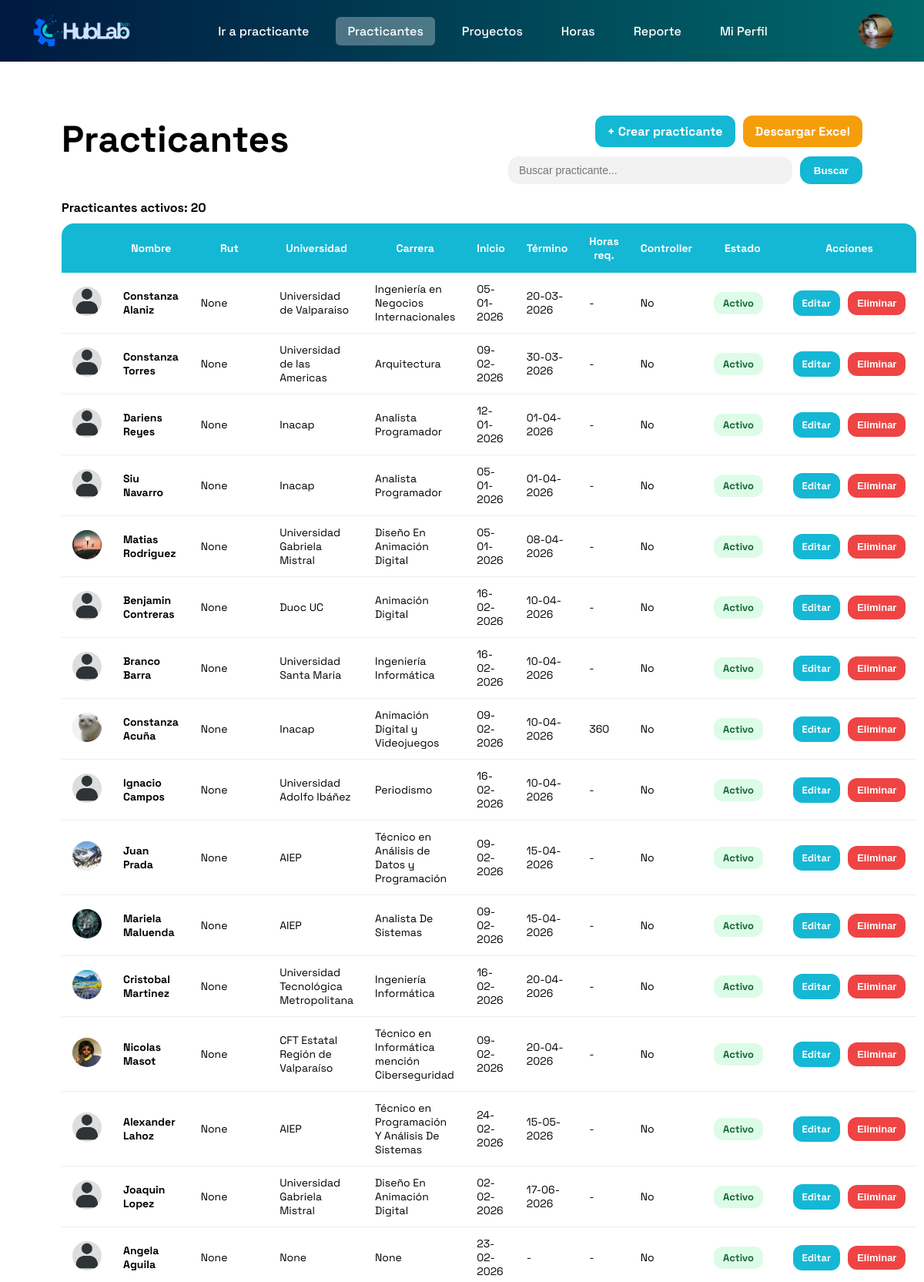
Screenshot of /panel/practicantes/ (signed in, upper part) with the database file from the repository.
### core/models.py (models this page shows, shortened)
class Practicante(models.Model):
    id = models.UUIDField(primary_key=True, default=uuid.uuid4, editable=False)
    user = models.OneToOneField(User, on_delete=models.CASCADE)
    rut = models.CharField(max_length=12, unique=True, null=True, blank=True)
    universidad = models.CharField(max_length=255, null=True, blank=True)
    carrera = models.CharField(max_length=255, null=True, blank=True)
    fecha_nacimiento = models.DateField(blank=True, null=True)
    fecha_inicio_practica = models.DateField(null=True, blank=True)
    fecha_termino_practica = models.DateField(null=True, blank=True)
    horas_requeridas = models.IntegerField(null=True, blank=True)
    celular = models.CharField(max_length=15, blank=True, null=True)
    es_controller = models.BooleanField(default=False)
    activo = models.BooleanField(default=True)
    foto_perfil = models.ImageField(upload_to="perfiles/", null=True, blank=True)
    fecha_creacion = models.DateTimeField(auto_now_add=True)

### core/views.py (the view, shortened to what this page needs)
# urls.py: path("panel/practicantes/", admin_practicantes, name="admin_practicantes"),
@staff_member_required
def admin_practicantes(request):
    q = (request.GET.get("q") or "").strip()
    hoy = timezone.localdate()
    Practicante.objects.filter(
        activo=True,
        fecha_termino_practica__isnull=False,
        fecha_termino_practica__lte=hoy
    ).update(activo=False)
    practicantes_qs = Practicante.objects.select_related("user").filter(
        user__is_superuser=False,
    )
    practicantes = (
        practicantes_qs
        .annotate(
            orden_activo=Case(
                When(activo=True, then=Value(0)),
                default=Value(1),
                output_field=IntegerField(),
            ),
            orden_sin_fecha=Case(
                When(fecha_termino_practica__isnull=True, then=Value(1)),
                default=Value(0),
                output_field=IntegerField(),
            ),
        )
        .order_by("orden_activo", "orden_sin_fecha", "fecha_termino_practica", "user__first_name", "user__last_name")
    )
    total_activos = practicantes.filter(activo=True).count()
    return render(request, "admin_practicantes.html", {
        "practicantes": practicantes,
        "total_activos": total_activos,
    })

### core/context_processors.py (called while the page is built)
def _get_practicante(request):
    if not request.user.is_authenticated or request.user.is_superuser:
        return None
    return Practicante.objects.filter(user=request.user).first()

def navbar_avatar(request):
    avatar_url = None
    if request.user.is_authenticated:
        if request.user.is_superuser:
            perfil = _get_perfil_admin(request)
            if perfil and getattr(perfil, "foto_perfil", None):
                avatar_url = perfil.foto_perfil.url
        else:
            pract = _get_practicante(request)
            if pract and getattr(pract, "foto_perfil", None):
                avatar_url = pract.foto_perfil.url
    return {"navbar_avatar_url": avatar_url}

def es_controller(request):
    pract = _get_practicante(request)
    es_ctrl = bool(pract and pract.es_controller)
    return {"es_controller": es_ctrl}

def es_admin_path(request):
    path_actual = request.path or ""
    return {"es_admin_path": path_actual.startswith("/panel/")}

### core/templates/admin_practicantes.html (shortened to what this page needs)
{% extends "base.html" %}
{% load static %}
{% block content %}
<div class="wrap">
  <div class="header">
    <h1>Practicantes</h1>
    <div class="header-right">
      <div class="header-actions">
        <a href="{% url 'admin_practicante_crear' %}" class="btn">+ Crear practicante</a>
        <a href="{% url 'admin_practicantes_excel' %}?q={{ request.GET.q }}" class="btn btn-excel">
          Descargar Excel
        </a>
      </div>
      <form method="GET" class="search-box">
        <input
          type="text"
          name="q"
          placeholder="Buscar practicante..."
          value="{{ request.GET.q }}"
        >
        <button type="submit">Buscar</button>
      </form>
    </div>
  </div>
  <div style="margin-bottom:10px; font-weight:700;">
    Practicantes activos: {{ total_activos }}
  </div>
  <table class="table">
    <thead>
      <tr>
        <th></th>
        <th>Nombre</th>
        <th>Rut</th>
        <th>Universidad</th>
        <th>Carrera</th>
        <th>Inicio</th>
        <th>Término</th>
        <th>Horas req.</th>
        <th>Controller</th>
        <th>Estado</th>
        <th>Acciones</th>
      </tr>
    </thead>
    <tbody>
      {% for p in practicantes %}
      <tr>
        <td>
          {% if p.foto_perfil %}
            <img src="{{ p.foto_perfil.url }}" class="avatar" alt="avatar">
          {% else %}
            <img src="{% static 'images/default-avatar.png' %}" class="avatar" alt="avatar">
          {% endif %}
        </td>
        <td>
          <a href="{% url 'admin_practicante_perfil' p.user.id %}" style="text-decoration:none;color:inherit;font-weight:700;">
            {{ p.user.first_name }} {{ p.user.last_name }}
          </a>
        </td>
        <td>{{ p.rut }}</td>
        <td>{{ p.universidad }}</td>
        <td>{{ p.carrera }}</td>
        <td>
          {% if p.fecha_inicio_practica %}
            {{ p.fecha_inicio_practica|date:"d-m-Y" }}
          {% else %}-{% endif %}
        </td>
        <td>
          {% if p.fecha_termino_practica %}
            {{ p.fecha_termino_practica|date:"d-m-Y" }}
          {% else %}-{% endif %}
        </td>
        <td>{{ p.horas_requeridas|default:"-" }}</td>
        <td>
          {% if p.user.is_staff %}
            Sí
          {% else %}
            No
          {% endif %}
        </td>
        <td>
          {% if p.activo %}
            <span class="estado activo">Activo</span>
          {% else %}
            <span class="estado inactivo">Inactivo</span>
          {% endif %}
        </td>
        <td>
          <div class="row-actions">
            <a href="{% url 'admin_practicante_editar' p.user.id %}" class="btn-mini" style="background:#14b8d4;color:#fff;text-decoration:none;">
              Editar
            </a>
            <form method="POST" action="{% url 'admin_practicante_eliminar' p.user.id %}" style="margin:0;">
              <button type="submit"
                      class="btn-mini btn-del"
                      onclick="return confirm('¿Estás seguro que quieres eliminar este practicante? Esta opción eliminará todos los datos del practicante para siempre, incluyendo su registro de horas, participación en proyectos y reportes hechos. Te recomendamos marcarlo como inactivo en editar perfil si tiene mucha información.');">
                Eliminar
              </button>
            </form>
          </div>
        </td>
      </tr>
      {% empty %}
      <tr>
        <td colspan="10">No hay practicantes registrados.</td>
      </tr>
      {% endfor %}
    </tbody>
  </table>
</div>
{% endblock %}

### core/templates/base.html (style rules this page uses)
body { margin:0; font-family:'Space Grotesk', sans-serif; }

### core/templates/admin_practicantes.html (style rules this page uses)
.wrap { max-width:1200px; margin:0 auto; padding:30px 40px; }
.header { display:flex; justify-content:space-between; align-items:flex-start; gap:20px; margin-bottom:20px; }
.header h1 { margin:0; font-size:48px; }
.header-right { display:flex; flex-direction:column; align-items:flex-end; gap:12px; min-width:460px; }
.header-actions { display:flex; gap:10px; flex-wrap:wrap; justify-content:flex-end; }
.btn { background:#14b8d4; color:white; border:none; padding:10px 16px; border-radius:12px; font-weight:700; cursor:pointer; text-decoration:none; display:inline-block; white-space:nowrap; }
.btn-excel { background:#f59e0b; }
.search-box { display:flex; gap:10px; width:460px; }
.search-box input { flex:1; padding:10px 14px; border-radius:14px; border:none; background:#f2f2f2; font-size:14px; outline:none; }
.search-box button { background:#14b8d4; color:white; border:none; padding:10px 18px; border-radius:14px; font-weight:700; cursor:pointer; white-space:nowrap; }
.table { width:100%; border-collapse:separate; border-spacing:0; background:#fff; border-radius:16px; overflow:hidden; }
.table thead th { background:#14b8d4; color:#fff; font-weight:700; padding:14px 14px; font-size:14px; border-bottom:0; }
.table td { padding:12px 14px; text-align:left; border-bottom:1px solid #eee; font-size:14px; vertical-align:middle; }
.avatar { width:38px; height:38px; border-radius:50%; object-fit:cover; background:#ddd; }
.row-actions { display:flex; align-items:center; gap:10px; flex-wrap:nowrap; white-space:nowrap; }
.btn-mini { padding:8px 12px; border-radius:12px; border:none; font-size:13px; font-weight:700; cursor:pointer; white-space:nowrap; }
.btn-del { background:#ef4444; color:white; }
.estado { padding:6px 12px; border-radius:12px; font-weight:800; font-size:13px; display:inline-block; white-space:nowrap; }
.activo { background:#dcfce7; color:#166534; }

### rows the page displays
Practicante: user.first_name "Constanza", user.last_name "Alaniz", rut "None", universidad "Universidad de Valparaiso", carrera "Ingeniería en Negocios Internacionales", fecha_inicio_practica "05-01-2026", fecha_termino_practica "20-03-2026", horas_requeridas "-", activo "Activo"
Practicante: user.first_name "Constanza", user.last_name "Torres", rut "None", universidad "Universidad de las Americas", carrera "Arquitectura", fecha_inicio_practica "09-02-2026", fecha_termino_practica "30-03-2026", horas_requeridas "-", activo "Activo"
Practicante: user.first_name "Dariens", user.last_name "Reyes", rut "None", universidad "Inacap", carrera "Analista Programador", fecha_inicio_practica "12-01-2026", fecha_termino_practica "01-04-2026", horas_requeridas "-", activo "Activo"
Practicante: user.first_name "Siu", user.last_name "Navarro", rut "None", universidad "Inacap", carrera "Analista Programador", fecha_inicio_practica "05-01-2026", fecha_termino_practica "01-04-2026", horas_requeridas "-", activo "Activo"
Practicante: foto_perfil (picture), user.first_name "Matias", user.last_name "Rodriguez", rut "None", universidad "Universidad Gabriela Mistral", carrera "Diseño En Animación Digital", fecha_inicio_practica "05-01-2026", fecha_termino_practica "08-04-2026", horas_requeridas "-", activo "Activo"
Practicante: user.first_name "Benjamin", user.last_name "Contreras", rut "None", universidad "Duoc UC", carrera "Animación Digital", fecha_inicio_practica "16-02-2026", fecha_termino_practica "10-04-2026", horas_requeridas "-", activo "Activo"
Practicante: user.first_name "Branco", user.last_name "Barra", rut "None", universidad "Universidad Santa Maria", carrera "Ingeniería Informática", fecha_inicio_practica "16-02-2026", fecha_termino_practica "10-04-2026", horas_requeridas "-", activo "Activo"
Practicante: foto_perfil (picture), user.first_name "Constanza", user.last_name "Acuña", rut "None", universidad "Inacap", carrera "Animación Digital y Videojuegos", fecha_inicio_practica "09-02-2026", fecha_termino_practica "10-04-2026", horas_requeridas "360", activo "Activo"
Practicante: user.first_name "Ignacio", user.last_name "Campos", rut "None", universidad "Universidad Adolfo Ibáñez", carrera "Periodismo", fecha_inicio_practica "16-02-2026", fecha_termino_practica "10-04-2026", horas_requeridas "-", activo "Activo"
Practicante: foto_perfil (picture), user.first_name "Juan", user.last_name "Prada", rut "None", universidad "AIEP", carrera "Técnico en Análisis de Datos y Programación", fecha_inicio_practica "09-02-2026", fecha_termino_practica "15-04-2026", horas_requeridas "-", activo "Activo"
Practicante: foto_perfil (picture), user.first_name "Mariela", user.last_name "Maluenda", rut "None", universidad "AIEP", carrera "Analista De Sistemas", fecha_inicio_practica "09-02-2026", fecha_termino_practica "15-04-2026", horas_requeridas "-", activo "Activo"
Practicante: foto_perfil (picture), user.first_name "Cristobal", user.last_name "Martinez", rut "None", universidad "Universidad Tecnológica Metropolitana", carrera "Ingeniería Informática", fecha_inicio_practica "16-02-2026", fecha_termino_practica "20-04-2026", horas_requeridas "-", activo "Activo"
Practicante: foto_perfil (picture), user.first_name "Nicolas", user.last_name "Masot", rut "None", universidad "CFT Estatal Región de Valparaíso", carrera "Técnico en Informática mención Ciberseguridad", fecha_inicio_practica "09-02-2026", fecha_termino_practica "20-04-2026", horas_requeridas "-", activo "Activo"
Practicante: user.first_name "Alexander", user.last_name "Lahoz", rut "None", universidad "AIEP", carrera "Técnico en Programación Y Análisis De Sistemas", fecha_inicio_practica "24-02-2026", fecha_termino_practica "15-05-2026", horas_requeridas "-", activo "Activo"
Practicante: user.first_name "Joaquin", user.last_name "Lopez", rut "None", universidad "Universidad Gabriela Mistral", carrera "Diseño En Animación Digital", fecha_inicio_practica "02-02-2026", fecha_termino_practica "17-06-2026", horas_requeridas "-", activo "Activo"
Practicante: user.first_name "Angela", user.last_name "Aguila", rut "None", universidad "None", carrera "None", fecha_inicio_practica "23-02-2026", horas_requeridas "-", activo "Activo"

### other values shown
{{ total_activos }} "20"
